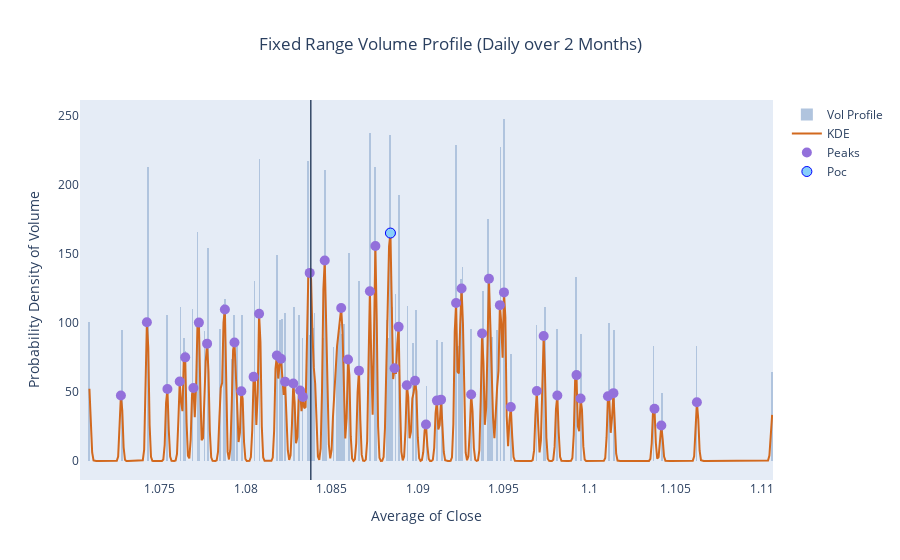

The notebook cell saved with this chart:
### Code cell
data1 = data.tail(100)
peaks_df = get_volume_profile(data1)
